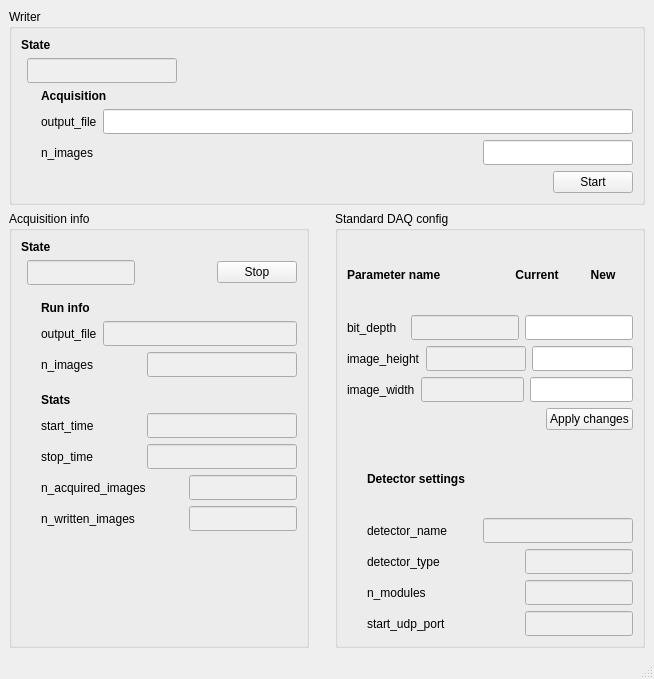
<?xml version="1.0" encoding="UTF-8"?>
<ui version="4.0">
 <class>MainWindow</class>
 <widget class="QMainWindow" name="MainWindow">
  <property name="geometry">
   <rect>
    <x>0</x>
    <y>0</y>
    <width>654</width>
    <height>679</height>
   </rect>
  </property>
  <property name="windowTitle">
   <string>MainWindow</string>
  </property>
  <widget class="QWidget" name="centralwidget">
   <layout class="QGridLayout" name="gridLayout">
    <item row="0" column="0">
     <layout class="QVBoxLayout" name="verticalLayout_15">
      <item>
       <widget class="QGroupBox" name="groupBox_3">
        <property name="minimumSize">
         <size>
          <width>300</width>
          <height>0</height>
         </size>
        </property>
        <property name="title">
         <string>Writer</string>
        </property>
        <layout class="QVBoxLayout" name="verticalLayout_14">
         <item>
          <layout class="QVBoxLayout" name="verticalLayout_13">
           <item>
            <layout class="QVBoxLayout" name="verticalLayout">
             <item>
              <widget class="QLabel" name="label">
               <property name="sizePolicy">
                <sizepolicy hsizetype="Preferred" vsizetype="Fixed">
                 <horstretch>0</horstretch>
                 <verstretch>0</verstretch>
                </sizepolicy>
               </property>
               <property name="font">
                <font>
                 <weight>75</weight>
                 <bold>true</bold>
                </font>
               </property>
               <property name="text">
                <string>State</string>
               </property>
              </widget>
             </item>
             <item>
              <layout class="QHBoxLayout" name="horizontalLayout">
               <item>
                <widget class="caLed" name="caled">
                 <property name="rectangular">
                  <bool>false</bool>
                 </property>
                 <property name="ledWidth">
                  <number>24</number>
                 </property>
                 <property name="ledHeight">
                  <number>24</number>
                 </property>
                </widget>
               </item>
               <item>
                <widget class="caTextEntry" name="catextentry_3">
                 <property name="enabled">
                  <bool>false</bool>
                 </property>
                 <property name="sizePolicy">
                  <sizepolicy hsizetype="Fixed" vsizetype="Fixed">
                   <horstretch>0</horstretch>
                   <verstretch>0</verstretch>
                  </sizepolicy>
                 </property>
                 <property name="minimumSize">
                  <size>
                   <width>150</width>
                   <height>25</height>
                  </size>
                 </property>
                </widget>
               </item>
               <item>
                <spacer name="horizontalSpacer_3">
                 <property name="orientation">
                  <enum>Qt::Horizontal</enum>
                 </property>
                 <property name="sizeHint" stdset="0">
                  <size>
                   <width>40</width>
                   <height>20</height>
                  </size>
                 </property>
                </spacer>
               </item>
              </layout>
             </item>
            </layout>
           </item>
           <item>
            <layout class="QHBoxLayout" name="horizontalLayout_14">
             <item>
              <spacer name="horizontalSpacer_10">
               <property name="orientation">
                <enum>Qt::Horizontal</enum>
               </property>
               <property name="sizeType">
                <enum>QSizePolicy::Fixed</enum>
               </property>
               <property name="sizeHint" stdset="0">
                <size>
                 <width>20</width>
                 <height>20</height>
                </size>
               </property>
              </spacer>
             </item>
             <item>
              <layout class="QVBoxLayout" name="verticalLayout_12">
               <item>
                <widget class="QLabel" name="label_11">
                 <property name="font">
                  <font>
                   <weight>75</weight>
                   <bold>true</bold>
                  </font>
                 </property>
                 <property name="text">
                  <string>Acquisition</string>
                 </property>
                </widget>
               </item>
               <item>
                <layout class="QHBoxLayout" name="horizontalLayout_18">
                 <item>
                  <widget class="QLabel" name="label_14">
                   <property name="sizePolicy">
                    <sizepolicy hsizetype="Fixed" vsizetype="Preferred">
                     <horstretch>0</horstretch>
                     <verstretch>0</verstretch>
                    </sizepolicy>
                   </property>
                   <property name="text">
                    <string>output_file</string>
                   </property>
                  </widget>
                 </item>
                 <item>
                  <widget class="caTextEntry" name="catextentry_11">
                   <property name="enabled">
                    <bool>true</bool>
                   </property>
                   <property name="sizePolicy">
                    <sizepolicy hsizetype="Expanding" vsizetype="Fixed">
                     <horstretch>0</horstretch>
                     <verstretch>0</verstretch>
                    </sizepolicy>
                   </property>
                   <property name="minimumSize">
                    <size>
                     <width>100</width>
                     <height>25</height>
                    </size>
                   </property>
                  </widget>
                 </item>
                </layout>
               </item>
               <item>
                <layout class="QHBoxLayout" name="horizontalLayout_21">
                 <item>
                  <widget class="QLabel" name="label_18">
                   <property name="text">
                    <string>n_images</string>
                   </property>
                  </widget>
                 </item>
                 <item>
                  <widget class="caTextEntry" name="catextentry_14">
                   <property name="enabled">
                    <bool>true</bool>
                   </property>
                   <property name="sizePolicy">
                    <sizepolicy hsizetype="Fixed" vsizetype="Fixed">
                     <horstretch>0</horstretch>
                     <verstretch>0</verstretch>
                    </sizepolicy>
                   </property>
                   <property name="minimumSize">
                    <size>
                     <width>150</width>
                     <height>25</height>
                    </size>
                   </property>
                  </widget>
                 </item>
                </layout>
               </item>
               <item>
                <layout class="QHBoxLayout" name="horizontalLayout_22">
                 <item>
                  <spacer name="horizontalSpacer_8">
                   <property name="orientation">
                    <enum>Qt::Horizontal</enum>
                   </property>
                   <property name="sizeHint" stdset="0">
                    <size>
                     <width>40</width>
                     <height>20</height>
                    </size>
                   </property>
                  </spacer>
                 </item>
                 <item>
                  <widget class="QPushButton" name="pushButton_2">
                   <property name="sizePolicy">
                    <sizepolicy hsizetype="Fixed" vsizetype="Fixed">
                     <horstretch>0</horstretch>
                     <verstretch>0</verstretch>
                    </sizepolicy>
                   </property>
                   <property name="minimumSize">
                    <size>
                     <width>50</width>
                     <height>0</height>
                    </size>
                   </property>
                   <property name="text">
                    <string>Start</string>
                   </property>
                  </widget>
                 </item>
                </layout>
               </item>
              </layout>
             </item>
            </layout>
           </item>
          </layout>
         </item>
        </layout>
       </widget>
      </item>
      <item>
       <layout class="QHBoxLayout" name="horizontalLayout_23">
        <item>
         <widget class="QGroupBox" name="groupBox">
          <property name="minimumSize">
           <size>
            <width>300</width>
            <height>0</height>
           </size>
          </property>
          <property name="title">
           <string>Acquisition info</string>
          </property>
          <layout class="QVBoxLayout" name="verticalLayout_5">
           <item>
            <layout class="QVBoxLayout" name="verticalLayout_4">
             <item>
              <layout class="QVBoxLayout" name="verticalLayout_2">
               <item>
                <widget class="QLabel" name="label_2">
                 <property name="sizePolicy">
                  <sizepolicy hsizetype="Preferred" vsizetype="Fixed">
                   <horstretch>0</horstretch>
                   <verstretch>0</verstretch>
                  </sizepolicy>
                 </property>
                 <property name="font">
                  <font>
                   <weight>75</weight>
                   <bold>true</bold>
                  </font>
                 </property>
                 <property name="text">
                  <string>State</string>
                 </property>
                </widget>
               </item>
               <item>
                <layout class="QHBoxLayout" name="horizontalLayout_2">
                 <item>
                  <widget class="caLed" name="caled_2"/>
                 </item>
                 <item>
                  <widget class="caTextEntry" name="catextentry_2">
                   <property name="enabled">
                    <bool>false</bool>
                   </property>
                   <property name="sizePolicy">
                    <sizepolicy hsizetype="Fixed" vsizetype="Fixed">
                     <horstretch>0</horstretch>
                     <verstretch>0</verstretch>
                    </sizepolicy>
                   </property>
                   <property name="minimumSize">
                    <size>
                     <width>100</width>
                     <height>25</height>
                    </size>
                   </property>
                  </widget>
                 </item>
                 <item>
                  <spacer name="horizontalSpacer_2">
                   <property name="orientation">
                    <enum>Qt::Horizontal</enum>
                   </property>
                   <property name="sizeHint" stdset="0">
                    <size>
                     <width>40</width>
                     <height>20</height>
                    </size>
                   </property>
                  </spacer>
                 </item>
                 <item>
                  <widget class="QPushButton" name="pushButton_3">
                   <property name="sizePolicy">
                    <sizepolicy hsizetype="Fixed" vsizetype="Fixed">
                     <horstretch>0</horstretch>
                     <verstretch>0</verstretch>
                    </sizepolicy>
                   </property>
                   <property name="minimumSize">
                    <size>
                     <width>50</width>
                     <height>0</height>
                    </size>
                   </property>
                   <property name="text">
                    <string>Stop</string>
                   </property>
                  </widget>
                 </item>
                </layout>
               </item>
               <item>
                <spacer name="verticalSpacer_3">
                 <property name="orientation">
                  <enum>Qt::Vertical</enum>
                 </property>
                 <property name="sizeType">
                  <enum>QSizePolicy::Fixed</enum>
                 </property>
                 <property name="sizeHint" stdset="0">
                  <size>
                   <width>20</width>
                   <height>10</height>
                  </size>
                 </property>
                </spacer>
               </item>
              </layout>
             </item>
             <item>
              <layout class="QHBoxLayout" name="horizontalLayout_8">
               <item>
                <spacer name="horizontalSpacer_4">
                 <property name="orientation">
                  <enum>Qt::Horizontal</enum>
                 </property>
                 <property name="sizeType">
                  <enum>QSizePolicy::Fixed</enum>
                 </property>
                 <property name="sizeHint" stdset="0">
                  <size>
                   <width>20</width>
                   <height>20</height>
                  </size>
                 </property>
                </spacer>
               </item>
               <item>
                <layout class="QVBoxLayout" name="verticalLayout_6">
                 <item>
                  <widget class="QLabel" name="label_4">
                   <property name="font">
                    <font>
                     <weight>75</weight>
                     <bold>true</bold>
                    </font>
                   </property>
                   <property name="text">
                    <string>Run info</string>
                   </property>
                  </widget>
                 </item>
                 <item>
                  <layout class="QHBoxLayout" name="horizontalLayout_9">
                   <item>
                    <widget class="QLabel" name="label_9">
                     <property name="sizePolicy">
                      <sizepolicy hsizetype="Fixed" vsizetype="Preferred">
                       <horstretch>0</horstretch>
                       <verstretch>0</verstretch>
                      </sizepolicy>
                     </property>
                     <property name="text">
                      <string>output_file</string>
                     </property>
                    </widget>
                   </item>
                   <item>
                    <widget class="caTextEntry" name="catextentry_9">
                     <property name="enabled">
                      <bool>false</bool>
                     </property>
                     <property name="sizePolicy">
                      <sizepolicy hsizetype="Expanding" vsizetype="Fixed">
                       <horstretch>0</horstretch>
                       <verstretch>0</verstretch>
                      </sizepolicy>
                     </property>
                     <property name="minimumSize">
                      <size>
                       <width>100</width>
                       <height>25</height>
                      </size>
                     </property>
                    </widget>
                   </item>
                  </layout>
                 </item>
                 <item>
                  <layout class="QHBoxLayout" name="horizontalLayout_10">
                   <item>
                    <widget class="QLabel" name="label_10">
                     <property name="text">
                      <string>n_images</string>
                     </property>
                    </widget>
                   </item>
                   <item>
                    <widget class="caTextEntry" name="catextentry_10">
                     <property name="enabled">
                      <bool>false</bool>
                     </property>
                     <property name="sizePolicy">
                      <sizepolicy hsizetype="Fixed" vsizetype="Fixed">
                       <horstretch>0</horstretch>
                       <verstretch>0</verstretch>
                      </sizepolicy>
                     </property>
                     <property name="minimumSize">
                      <size>
                       <width>150</width>
                       <height>25</height>
                      </size>
                     </property>
                    </widget>
                   </item>
                  </layout>
                 </item>
                </layout>
               </item>
              </layout>
             </item>
             <item>
              <spacer name="verticalSpacer_2">
               <property name="orientation">
                <enum>Qt::Vertical</enum>
               </property>
               <property name="sizeType">
                <enum>QSizePolicy::Fixed</enum>
               </property>
               <property name="sizeHint" stdset="0">
                <size>
                 <width>20</width>
                 <height>10</height>
                </size>
               </property>
              </spacer>
             </item>
             <item>
              <layout class="QHBoxLayout" name="horizontalLayout_3">
               <item>
                <spacer name="horizontalSpacer">
                 <property name="orientation">
                  <enum>Qt::Horizontal</enum>
                 </property>
                 <property name="sizeType">
                  <enum>QSizePolicy::Fixed</enum>
                 </property>
                 <property name="sizeHint" stdset="0">
                  <size>
                   <width>20</width>
                   <height>20</height>
                  </size>
                 </property>
                </spacer>
               </item>
               <item>
                <layout class="QVBoxLayout" name="verticalLayout_3">
                 <item>
                  <widget class="QLabel" name="label_3">
                   <property name="font">
                    <font>
                     <weight>75</weight>
                     <bold>true</bold>
                    </font>
                   </property>
                   <property name="text">
                    <string>Stats</string>
                   </property>
                  </widget>
                 </item>
                 <item>
                  <layout class="QHBoxLayout" name="horizontalLayout_4">
                   <item>
                    <widget class="QLabel" name="label_5">
                     <property name="text">
                      <string>start_time</string>
                     </property>
                    </widget>
                   </item>
                   <item>
                    <widget class="caTextEntry" name="catextentry_5">
                     <property name="enabled">
                      <bool>false</bool>
                     </property>
                     <property name="sizePolicy">
                      <sizepolicy hsizetype="Fixed" vsizetype="Fixed">
                       <horstretch>0</horstretch>
                       <verstretch>0</verstretch>
                      </sizepolicy>
                     </property>
                     <property name="minimumSize">
                      <size>
                       <width>150</width>
                       <height>25</height>
                      </size>
                     </property>
                    </widget>
                   </item>
                  </layout>
                 </item>
                 <item>
                  <layout class="QHBoxLayout" name="horizontalLayout_5">
                   <item>
                    <widget class="QLabel" name="label_6">
                     <property name="text">
                      <string>stop_time</string>
                     </property>
                    </widget>
                   </item>
                   <item>
                    <widget class="caTextEntry" name="catextentry_6">
                     <property name="enabled">
                      <bool>false</bool>
                     </property>
                     <property name="sizePolicy">
                      <sizepolicy hsizetype="Fixed" vsizetype="Fixed">
                       <horstretch>0</horstretch>
                       <verstretch>0</verstretch>
                      </sizepolicy>
                     </property>
                     <property name="minimumSize">
                      <size>
                       <width>150</width>
                       <height>25</height>
                      </size>
                     </property>
                    </widget>
                   </item>
                  </layout>
                 </item>
                 <item>
                  <layout class="QHBoxLayout" name="horizontalLayout_6">
                   <item>
                    <widget class="QLabel" name="label_7">
                     <property name="text">
                      <string>n_acquired_images</string>
                     </property>
                    </widget>
                   </item>
                   <item>
                    <widget class="caTextEntry" name="catextentry_7">
                     <property name="enabled">
                      <bool>false</bool>
                     </property>
                     <property name="sizePolicy">
                      <sizepolicy hsizetype="Fixed" vsizetype="Fixed">
                       <horstretch>0</horstretch>
                       <verstretch>0</verstretch>
                      </sizepolicy>
                     </property>
                     <property name="minimumSize">
                      <size>
                       <width>100</width>
                       <height>25</height>
                      </size>
                     </property>
                    </widget>
                   </item>
                  </layout>
                 </item>
                 <item>
                  <layout class="QHBoxLayout" name="horizontalLayout_7">
                   <item>
                    <widget class="QLabel" name="label_8">
                     <property name="text">
                      <string>n_written_images</string>
                     </property>
                    </widget>
                   </item>
                   <item>
                    <widget class="caTextEntry" name="catextentry_8">
                     <property name="enabled">
                      <bool>false</bool>
                     </property>
                     <property name="sizePolicy">
                      <sizepolicy hsizetype="Fixed" vsizetype="Fixed">
                       <horstretch>0</horstretch>
                       <verstretch>0</verstretch>
                      </sizepolicy>
                     </property>
                     <property name="minimumSize">
                      <size>
                       <width>100</width>
                       <height>25</height>
                      </size>
                     </property>
                    </widget>
                   </item>
                  </layout>
                 </item>
                </layout>
               </item>
              </layout>
             </item>
             <item>
              <spacer name="verticalSpacer">
               <property name="orientation">
                <enum>Qt::Vertical</enum>
               </property>
               <property name="sizeHint" stdset="0">
                <size>
                 <width>20</width>
                 <height>40</height>
                </size>
               </property>
              </spacer>
             </item>
            </layout>
           </item>
          </layout>
          <zorder>verticalLayoutWidget_4</zorder>
          <zorder>verticalLayoutWidget_4</zorder>
         </widget>
        </item>
        <item>
         <spacer name="horizontalSpacer_9">
          <property name="orientation">
           <enum>Qt::Horizontal</enum>
          </property>
          <property name="sizeType">
           <enum>QSizePolicy::Fixed</enum>
          </property>
          <property name="sizeHint" stdset="0">
           <size>
            <width>20</width>
            <height>20</height>
           </size>
          </property>
         </spacer>
        </item>
        <item>
         <widget class="QGroupBox" name="groupBox_2">
          <property name="minimumSize">
           <size>
            <width>300</width>
            <height>0</height>
           </size>
          </property>
          <property name="title">
           <string>Standard DAQ config</string>
          </property>
          <layout class="QVBoxLayout" name="verticalLayout_8">
           <item>
            <layout class="QVBoxLayout" name="verticalLayout_10">
             <item>
              <layout class="QHBoxLayout" name="horizontalLayout_20">
               <item>
                <layout class="QVBoxLayout" name="verticalLayout_7">
                 <item>
                  <layout class="QHBoxLayout" name="horizontalLayout_25">
                   <item>
                    <widget class="QLabel" name="label_25">
                     <property name="font">
                      <font>
                       <weight>75</weight>
                       <bold>true</bold>
                      </font>
                     </property>
                     <property name="text">
                      <string>Parameter name</string>
                     </property>
                    </widget>
                   </item>
                   <item>
                    <widget class="QLabel" name="label_28">
                     <property name="sizePolicy">
                      <sizepolicy hsizetype="Fixed" vsizetype="Preferred">
                       <horstretch>0</horstretch>
                       <verstretch>0</verstretch>
                      </sizepolicy>
                     </property>
                     <property name="minimumSize">
                      <size>
                       <width>60</width>
                       <height>0</height>
                      </size>
                     </property>
                     <property name="font">
                      <font>
                       <weight>75</weight>
                       <bold>true</bold>
                      </font>
                     </property>
                     <property name="text">
                      <string>Current</string>
                     </property>
                     <property name="alignment">
                      <set>Qt::AlignCenter</set>
                     </property>
                    </widget>
                   </item>
                   <item>
                    <widget class="QLabel" name="label_27">
                     <property name="sizePolicy">
                      <sizepolicy hsizetype="Fixed" vsizetype="Preferred">
                       <horstretch>0</horstretch>
                       <verstretch>0</verstretch>
                      </sizepolicy>
                     </property>
                     <property name="minimumSize">
                      <size>
                       <width>60</width>
                       <height>0</height>
                      </size>
                     </property>
                     <property name="font">
                      <font>
                       <weight>75</weight>
                       <bold>true</bold>
                      </font>
                     </property>
                     <property name="text">
                      <string>New</string>
                     </property>
                     <property name="alignment">
                      <set>Qt::AlignCenter</set>
                     </property>
                    </widget>
                   </item>
                  </layout>
                 </item>
                 <item>
                  <layout class="QHBoxLayout" name="horizontalLayout_26">
                   <item>
                    <widget class="QLabel" name="label_26">
                     <property name="text">
                      <string>bit_depth</string>
                     </property>
                    </widget>
                   </item>
                   <item>
                    <widget class="caTextEntry" name="catextentry_23">
                     <property name="enabled">
                      <bool>false</bool>
                     </property>
                     <property name="sizePolicy">
                      <sizepolicy hsizetype="Fixed" vsizetype="Fixed">
                       <horstretch>0</horstretch>
                       <verstretch>0</verstretch>
                      </sizepolicy>
                     </property>
                     <property name="minimumSize">
                      <size>
                       <width>60</width>
                       <height>25</height>
                      </size>
                     </property>
                    </widget>
                   </item>
                   <item>
                    <widget class="caTextEntry" name="catextentry_25">
                     <property name="enabled">
                      <bool>true</bool>
                     </property>
                     <property name="sizePolicy">
                      <sizepolicy hsizetype="Fixed" vsizetype="Fixed">
                       <horstretch>0</horstretch>
                       <verstretch>0</verstretch>
                      </sizepolicy>
                     </property>
                     <property name="minimumSize">
                      <size>
                       <width>60</width>
                       <height>25</height>
                      </size>
                     </property>
                    </widget>
                   </item>
                  </layout>
                 </item>
                 <item>
                  <layout class="QHBoxLayout" name="horizontalLayout_24">
                   <item>
                    <widget class="QLabel" name="label_24">
                     <property name="text">
                      <string>image_height</string>
                     </property>
                    </widget>
                   </item>
                   <item>
                    <widget class="caTextEntry" name="catextentry_22">
                     <property name="enabled">
                      <bool>false</bool>
                     </property>
                     <property name="sizePolicy">
                      <sizepolicy hsizetype="Fixed" vsizetype="Fixed">
                       <horstretch>0</horstretch>
                       <verstretch>0</verstretch>
                      </sizepolicy>
                     </property>
                     <property name="minimumSize">
                      <size>
                       <width>60</width>
                       <height>25</height>
                      </size>
                     </property>
                    </widget>
                   </item>
                   <item>
                    <widget class="caTextEntry" name="catextentry_24">
                     <property name="enabled">
                      <bool>true</bool>
                     </property>
                     <property name="sizePolicy">
                      <sizepolicy hsizetype="Fixed" vsizetype="Fixed">
                       <horstretch>0</horstretch>
                       <verstretch>0</verstretch>
                      </sizepolicy>
                     </property>
                     <property name="minimumSize">
                      <size>
                       <width>60</width>
                       <height>25</height>
                      </size>
                     </property>
                    </widget>
                   </item>
                  </layout>
                 </item>
                 <item>
                  <layout class="QHBoxLayout" name="horizontalLayout_28">
                   <item>
                    <widget class="QLabel" name="label_30">
                     <property name="text">
                      <string>image_width</string>
                     </property>
                    </widget>
                   </item>
                   <item>
                    <widget class="caTextEntry" name="catextentry_28">
                     <property name="enabled">
                      <bool>false</bool>
                     </property>
                     <property name="sizePolicy">
                      <sizepolicy hsizetype="Fixed" vsizetype="Fixed">
                       <horstretch>0</horstretch>
                       <verstretch>0</verstretch>
                      </sizepolicy>
                     </property>
                     <property name="minimumSize">
                      <size>
                       <width>60</width>
                       <height>25</height>
                      </size>
                     </property>
                    </widget>
                   </item>
                   <item>
                    <widget class="caTextEntry" name="catextentry_29">
                     <property name="enabled">
                      <bool>true</bool>
                     </property>
                     <property name="sizePolicy">
                      <sizepolicy hsizetype="Fixed" vsizetype="Fixed">
                       <horstretch>0</horstretch>
                       <verstretch>0</verstretch>
                      </sizepolicy>
                     </property>
                     <property name="minimumSize">
                      <size>
                       <width>60</width>
                       <height>25</height>
                      </size>
                     </property>
                    </widget>
                   </item>
                  </layout>
                 </item>
                 <item>
                  <layout class="QHBoxLayout" name="horizontalLayout_11">
                   <item>
                    <spacer name="horizontalSpacer_7">
                     <property name="orientation">
                      <enum>Qt::Horizontal</enum>
                     </property>
                     <property name="sizeHint" stdset="0">
                      <size>
                       <width>40</width>
                       <height>20</height>
                      </size>
                     </property>
                    </spacer>
                   </item>
                   <item>
                    <widget class="QPushButton" name="pushButton">
                     <property name="sizePolicy">
                      <sizepolicy hsizetype="Fixed" vsizetype="Fixed">
                       <horstretch>0</horstretch>
                       <verstretch>0</verstretch>
                      </sizepolicy>
                     </property>
                     <property name="minimumSize">
                      <size>
                       <width>50</width>
                       <height>0</height>
                      </size>
                     </property>
                     <property name="text">
                      <string>Apply changes</string>
                     </property>
                    </widget>
                   </item>
                  </layout>
                 </item>
                </layout>
               </item>
              </layout>
             </item>
             <item>
              <spacer name="verticalSpacer_4">
               <property name="orientation">
                <enum>Qt::Vertical</enum>
               </property>
               <property name="sizeType">
                <enum>QSizePolicy::Fixed</enum>
               </property>
               <property name="sizeHint" stdset="0">
                <size>
                 <width>20</width>
                 <height>10</height>
                </size>
               </property>
              </spacer>
             </item>
             <item>
              <layout class="QHBoxLayout" name="horizontalLayout_19">
               <item>
                <spacer name="horizontalSpacer_5">
                 <property name="orientation">
                  <enum>Qt::Horizontal</enum>
                 </property>
                 <property name="sizeType">
                  <enum>QSizePolicy::Fixed</enum>
                 </property>
                 <property name="sizeHint" stdset="0">
                  <size>
                   <width>20</width>
                   <height>20</height>
                  </size>
                 </property>
                </spacer>
               </item>
               <item>
                <layout class="QVBoxLayout" name="verticalLayout_9">
                 <item>
                  <widget class="QLabel" name="label_19">
                   <property name="font">
                    <font>
                     <weight>75</weight>
                     <bold>true</bold>
                    </font>
                   </property>
                   <property name="text">
                    <string>Detector settings</string>
                   </property>
                  </widget>
                 </item>
                 <item>
                  <layout class="QHBoxLayout" name="horizontalLayout_16">
                   <item>
                    <widget class="QLabel" name="label_16">
                     <property name="text">
                      <string>detector_name</string>
                     </property>
                    </widget>
                   </item>
                   <item>
                    <widget class="caTextEntry" name="catextentry_16">
                     <property name="enabled">
                      <bool>false</bool>
                     </property>
                     <property name="sizePolicy">
                      <sizepolicy hsizetype="Fixed" vsizetype="Fixed">
                       <horstretch>0</horstretch>
                       <verstretch>0</verstretch>
                      </sizepolicy>
                     </property>
                     <property name="minimumSize">
                      <size>
                       <width>150</width>
                       <height>25</height>
                      </size>
                     </property>
                    </widget>
                   </item>
                  </layout>
                 </item>
                 <item>
                  <layout class="QHBoxLayout" name="horizontalLayout_17">
                   <item>
                    <widget class="QLabel" name="label_17">
                     <property name="text">
                      <string>detector_type</string>
                     </property>
                    </widget>
                   </item>
                   <item>
                    <widget class="caTextEntry" name="catextentry_17">
                     <property name="enabled">
                      <bool>false</bool>
                     </property>
                     <property name="sizePolicy">
                      <sizepolicy hsizetype="Fixed" vsizetype="Fixed">
                       <horstretch>0</horstretch>
                       <verstretch>0</verstretch>
                      </sizepolicy>
                     </property>
                     <property name="minimumSize">
                      <size>
                       <width>100</width>
                       <height>25</height>
                      </size>
                     </property>
                    </widget>
                   </item>
                  </layout>
                 </item>
                 <item>
                  <layout class="QHBoxLayout" name="horizontalLayout_12">
                   <item>
                    <widget class="QLabel" name="label_12">
                     <property name="text">
                      <string>n_modules</string>
                     </property>
                    </widget>
                   </item>
                   <item>
                    <widget class="caTextEntry" name="catextentry_12">
                     <property name="enabled">
                      <bool>false</bool>
                     </property>
                     <property name="sizePolicy">
                      <sizepolicy hsizetype="Fixed" vsizetype="Fixed">
                       <horstretch>0</horstretch>
                       <verstretch>0</verstretch>
                      </sizepolicy>
                     </property>
                     <property name="minimumSize">
                      <size>
                       <width>100</width>
                       <height>25</height>
                      </size>
                     </property>
                    </widget>
                   </item>
                  </layout>
                 </item>
                 <item>
                  <layout class="QHBoxLayout" name="horizontalLayout_15">
                   <item>
                    <widget class="QLabel" name="label_15">
                     <property name="text">
                      <string>start_udp_port</string>
                     </property>
                    </widget>
                   </item>
                   <item>
                    <widget class="caTextEntry" name="catextentry_15">
                     <property name="enabled">
                      <bool>false</bool>
                     </property>
                     <property name="sizePolicy">
                      <sizepolicy hsizetype="Fixed" vsizetype="Fixed">
                       <horstretch>0</horstretch>
                       <verstretch>0</verstretch>
                      </sizepolicy>
                     </property>
                     <property name="minimumSize">
                      <size>
                       <width>100</width>
                       <height>25</height>
                      </size>
                     </property>
                    </widget>
                   </item>
                  </layout>
                 </item>
                </layout>
               </item>
              </layout>
             </item>
            </layout>
           </item>
          </layout>
         </widget>
        </item>
       </layout>
      </item>
     </layout>
    </item>
   </layout>
   <zorder>label</zorder>
   <zorder>label_13</zorder>
   <zorder>label_17</zorder>
   <zorder>label_24</zorder>
   <zorder>label_26</zorder>
   <zorder>horizontalSpacer_6</zorder>
   <zorder>verticalLayoutWidget_7</zorder>
  </widget>
  <widget class="QMenuBar" name="menubar">
   <property name="geometry">
    <rect>
     <x>0</x>
     <y>0</y>
     <width>654</width>
     <height>22</height>
    </rect>
   </property>
  </widget>
  <widget class="QStatusBar" name="statusbar"/>
 </widget>
 <customwidgets>
  <customwidget>
   <class>caTextEntry</class>
   <extends>caLineEdit</extends>
   <header>caTextEntry</header>
  </customwidget>
  <customwidget>
   <class>caLed</class>
   <extends>QWidget</extends>
   <header>caLed</header>
  </customwidget>
  <customwidget>
   <class>caLineEdit</class>
   <extends>QLineEdit</extends>
   <header>caLineEdit</header>
  </customwidget>
 </customwidgets>
 <resources/>
 <connections/>
</ui>
